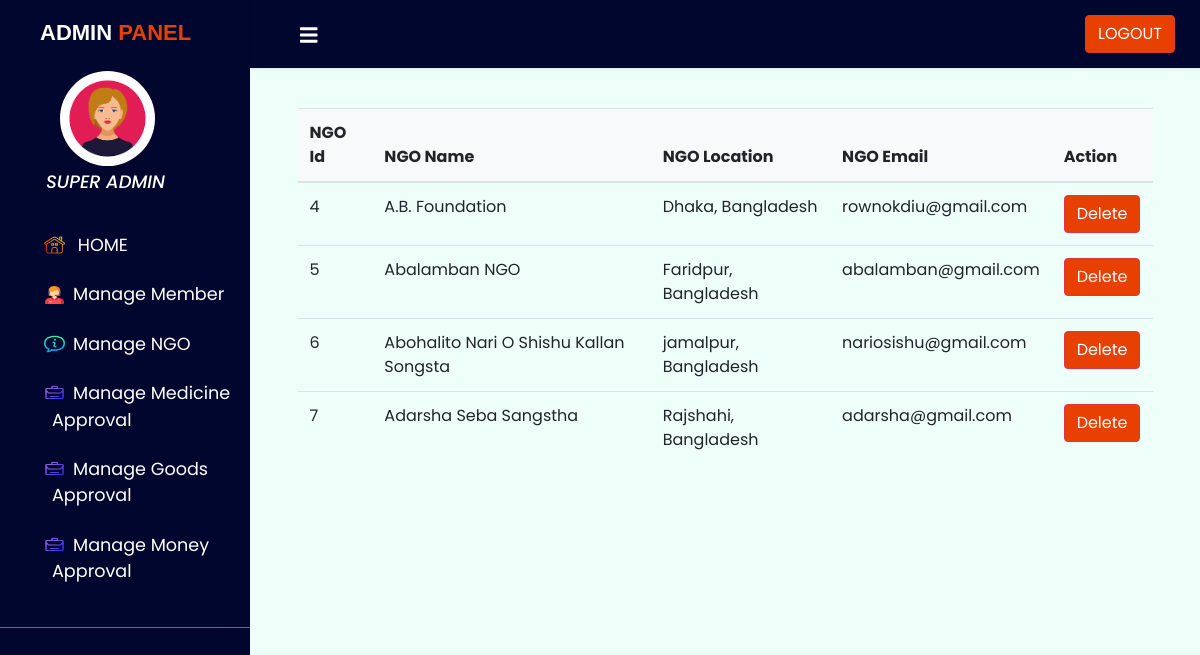
Screenshot of /admin/manageNgo.php with the database file from the repository.
### tables this page shows
CREATE TABLE `tbl_ngo` (
  `id` int(11) NOT NULL,
  `name` varchar(54) NOT NULL,
  `location` varchar(54) NOT NULL,
  `email` varchar(54) NOT NULL,
  `password` varchar(54) NOT NULL
);

### admin/manageNgo.php (the view, shortened to what this page needs)
<?php include("include/header.php"); ?>
<?php include("include/navbar.php"); ?>
            <div class="membermanageTable">
  <table class="table table-hover">
    <thead class="bg-light">
      <tr>
        <th scope="col">NGO Id</th>
        <th scope="col">NGO Name</th>
        <th scope="col">NGO Location</th>
        <th scope="col">NGO Email</th>
        <th scope="col">Action</th>
      </tr>
    </thead>
    <tbody>
      <?php
     require_once '../config/config.php';
      $query = "SELECT * FROM tbl_ngo";
      $result = mysqli_query($conn, $query);
      while ($row = mysqli_fetch_assoc($result)) {
        echo "<tr>";
        echo "<td>" . $row['id'] . "</td>";
        echo "<td>" . $row['name'] . "</td>";
        echo "<td>" . $row['location'] . "</td>";
        echo "<td>" . $row['email'] . "</td>";
        echo "<td>";
        echo "<form method='POST' action='deleteNgo.php'>";
        echo "<button type='submit' class='btn btn-danger'>Delete</button>";
        echo "</form>";
        echo "</td>";
        echo "</tr>";
    }
      ?>
    </tbody>
  </table>
</div>
<?php include("include/footer.php"); ?>

### admin/css/style.css (style rules this page uses)
body { font-family: 'Poppins', sans-serif; background: #fafafa; }
.btn-danger { background-color: #e74000; }
.membermanageTable table { width: 90%; margin: 0 auto; }

### rows the page displays
tbl_ngo: id "4", name "A.B. Foundation", location "Dhaka, Bangladesh", email "rownokdiu@gmail.com"
tbl_ngo: id "5", name "Abalamban NGO", location "Faridpur, Bangladesh", email "abalamban@gmail.com"
tbl_ngo: id "6", name "Abohalito Nari O Shishu Kallan Songsta", location "jamalpur, Bangladesh", email "nariosishu@gmail.com"
tbl_ngo: id "7", name "Adarsha Seba Sangstha", location "Rajshahi, Bangladesh", email "adarsha@gmail.com"
